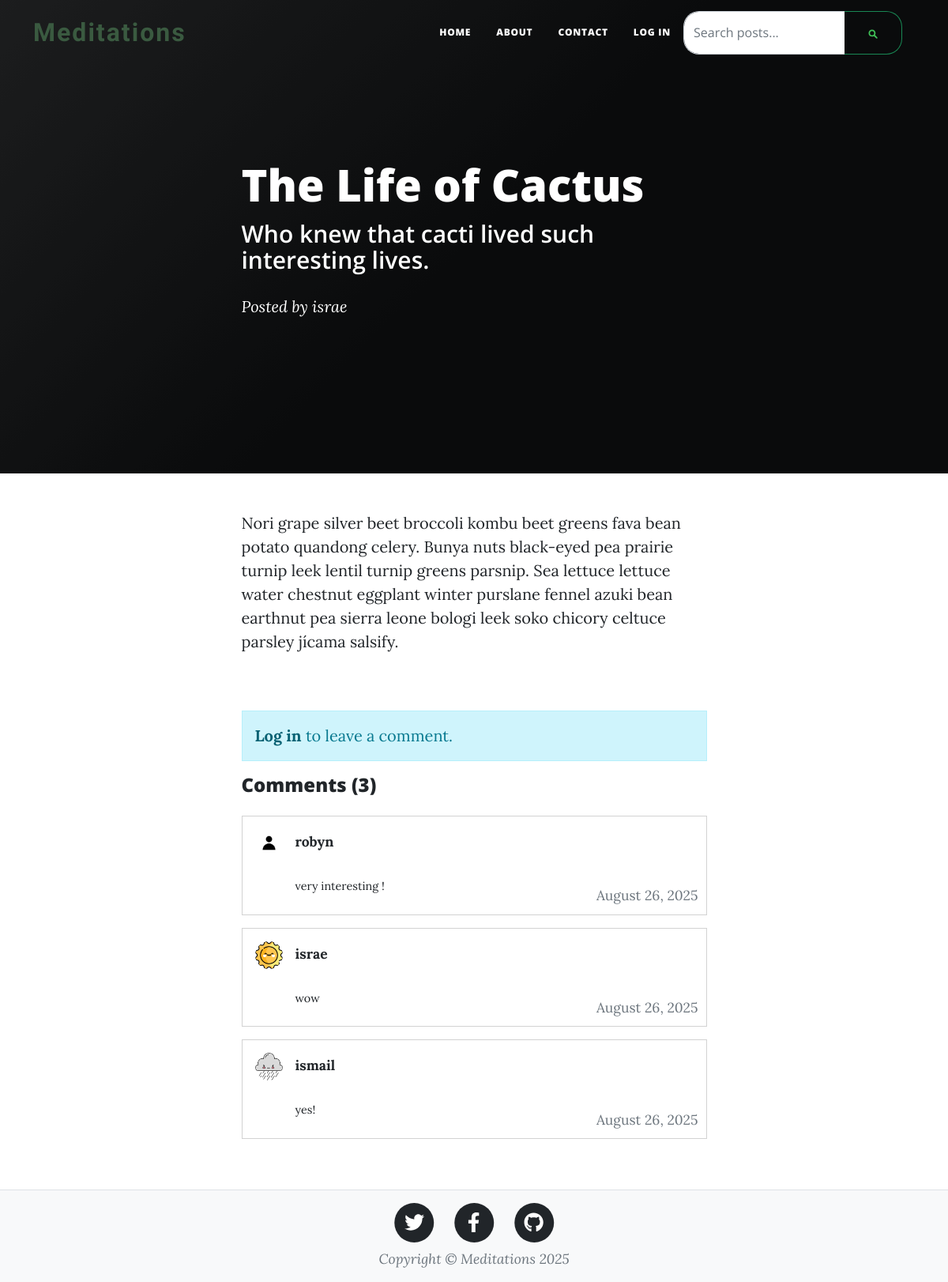
/post/1, run on an earlier commit of the app's database.
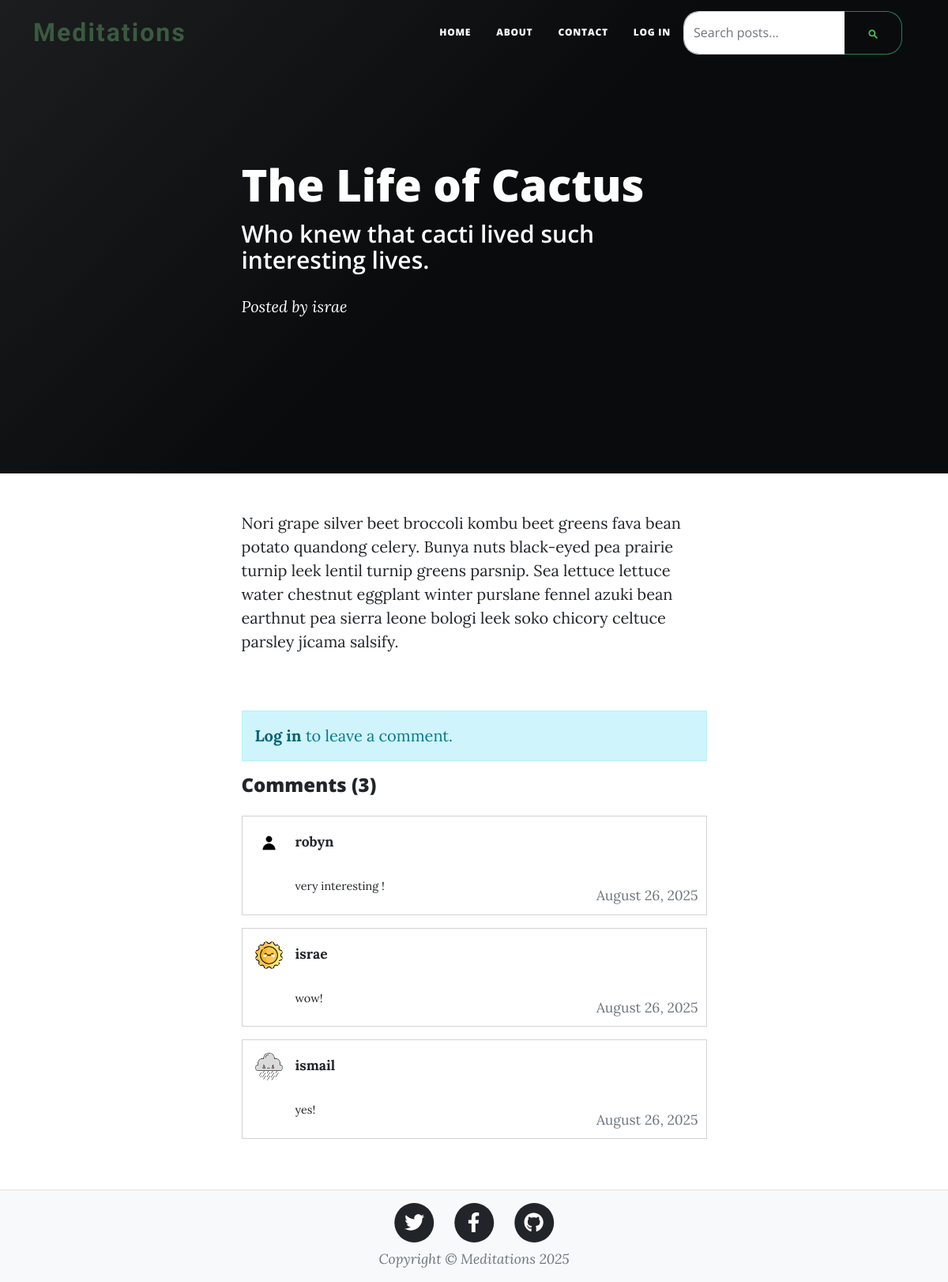
And on a later commit of the database.
### server.py (models this page shows, shortened)
class BlogPost(db.Model):
    id: Mapped[int] = mapped_column(Integer, primary_key=True)
    title: Mapped[str] = mapped_column(String(100), nullable=False)
    subtitle: Mapped[str] = mapped_column(String(100), nullable=False)
    body: Mapped[str] = mapped_column(String, nullable=False)
    author_id: Mapped[int] = mapped_column(ForeignKey("user.id"), nullable=True)  # Nullable for migration
    date: Mapped[str] = mapped_column(String(100), nullable=False)
    author: Mapped['User'] = relationship(back_populates='posts')
    comments: Mapped[list['Comment']] = relationship(back_populates='post', cascade='all, delete-orphan')

class Comment(db.Model):
    id: Mapped[int] = mapped_column(Integer, primary_key=True)
    content: Mapped[str] = mapped_column(String, nullable=False)
    date: Mapped[str] = mapped_column(String(100), nullable=False)
    author_id: Mapped[int] = mapped_column(ForeignKey("user.id"), nullable=False)
    post_id: Mapped[int] = mapped_column(ForeignKey("blog_post.id"), nullable=False)
    author: Mapped['User'] = relationship(back_populates='comments')
    post: Mapped['BlogPost'] = relationship(back_populates='comments')

class User(UserMixin, db.Model):
    id: Mapped[int] = mapped_column(Integer, primary_key=True)
    email: Mapped[str] = mapped_column(String(100), unique=True)
    password: Mapped[str] = mapped_column(String(100))
    name: Mapped[str] = mapped_column(String(1000))
    role: Mapped[str] = mapped_column(String(20), default='regular', nullable=False)
    date_joined: Mapped[str] = mapped_column(String(100), default=None, nullable=True)
    profile_picture: Mapped[str] = mapped_column(String(100), default='default_profile.jpg', nullable=True)
    posts: Mapped[list['BlogPost']] = relationship(back_populates='author')
    comments: Mapped[list['Comment']] = relationship(back_populates='author')

### server.py (the view, shortened to what this page needs)
@app.route('/post/<int:id>', methods=['GET', 'POST'])
def post(id):
    blog_post = BlogPost.query.get_or_404(id)
    comment_form = CommentForm()
    comments = db.session.execute(
        db.select(Comment)
        .where(Comment.post_id == id)
        .order_by(Comment.date.desc())
        .limit(3)
    ).scalars().all()
    number_of_comments = db.session.scalar(
        db.select(db.func.count(Comment.id)).where(Comment.post_id == id)
    )
    return render_template('post.html',
                         page_title=blog_post.title,
                         page_subtitle=blog_post.subtitle,
                         page_meta=f"Posted by {blog_post.author.name if blog_post.author else 'Unknown'}",
                         page_body=blog_post.body,
                         page_background_type="black",
                         page_background_image=None,
                         year=get_current_year(),
                         blog=blog_post,
                         comments=comments,
                         number_of_comments=number_of_comments,
                         comment_form=comment_form
                         )

### server.py
class CommentForm(FlaskForm):
    content = TextAreaField('Comment', validators=[DataRequired()], render_kw={'placeholder': 'Write your comment here...', 'rows': 3})
    submit = SubmitField('Post Comment')

### server.py (called while the page is built)
def get_current_year():
    return date.today().year

@app.context_processor
def inject_current_year():
    return {'get_current_year': get_current_year}

### templates/post.html (shortened to what this page needs)
{% extends "base.html" %}
{% block content %}
<article class="mb-4">
    <div class="container px-4 px-lg-5">
        <div class="row gx-4 gx-lg-5 justify-content-center">
            <div class="col-md-10 col-lg-8 col-xl-7">
                {{ page_body | safe }}
            </div>
        </div>
    </div>
</article>
<section class="py-5">
    <div class="container px-4 px-lg-5">
        <div class="row gx-4 gx-lg-5 justify-content-center">
            <div class="col-md-10 col-lg-8 col-xl-7">
                {% if current_user.is_authenticated %}
                <div class="card mb-4">
                    <div class="card-header">
                        <h5 class="mb-0">Leave a Comment</h5>
                    </div>
                    <div class="card-body">
                        <form method="POST">
                            {{ comment_form.hidden_tag() }}
                            <div class="mb-3">
                                {{ comment_form.content.label(class="form-label") }}
                                {{ comment_form.content(class="form-control") }}
                                {% for error in comment_form.content.errors %}
                                    <div class="text-danger">{{ error }}</div>
                                {% endfor %}
                            </div>
                            {{ comment_form.submit(class="btn btn-primary") }}
                        </form>
                    </div>
                </div>
                {% else %}
                <div class="alert alert-info">
                    <a href="{{ url_for('login') }}" class="alert-link">Log in</a> to leave a comment.
                </div>
                {% endif %}
                <div class="comments-section">
                    <h4 class="mb-4">Comments ({{ number_of_comments }})</h4>
                    {% if comments %}
                        <div id="comments-container" data-post-id="{{ blog.id }}" data-current-user-id="{{ current_user.id if current_user.is_authenticated else '' }}">
                            {% for comment in comments %}
                            <div class="card mb-3 comment-card" style="position: relative;">
                                <div class="card-body p-3">
                                    <div class="d-flex align-items-start mb-2">
                                        <img src="{{ url_for('static', filename=comment.author.profile_picture or 'default_profile.jpg') }}"
                                             alt="Profile"
                                             class="me-3"
                                             style="width: 35px; height: 35px; border-radius: 50%; object-fit: cover; flex-shrink: 0;">
                                        <div class="flex-grow-1">
                                            <div class="mb-1">
                                                <small class="fw-bold mb-0">{{ comment.author.name }}</small>
                                            </div>
                                            <div id="comment-text-{{ comment.id }}" class="comment-text" style="display: block;">
                                                <p class="mb-0 comment-preview" style="font-size: 0.9rem;">{{ comment.content }}</p>
                                            </div>
                                        </div>
                                    </div>
                                    <small class="text-muted" style="position: absolute; bottom: 10px; right: 10px;">{{ comment.date }}</small>
                                </div>
                            </div>
                            {% endfor %}
                        </div>
                    {% else %}
                        <p class="text-muted">No comments yet. Be the first to comment!</p>
                    {% endif %}
                </div>
            </div>
        </div>
    </div>
</section>
{% endblock %}

### templates/base.html (shortened to what this page needs)
<!DOCTYPE html>
<html lang="en">
    <head>
        <link rel="stylesheet" href="{{ url_for('static', filename='styles.css') }}">
    </head>
    <body class="d-flex flex-column min-vh-100">
        {% include 'header.html' %}
        <main class="flex-grow-1">
            {% block content %}{% endblock %}
        </main>
        {% include 'footer.html' %}
    </body>
</html>

### templates/header.html (shortened to what this page needs)
<!DOCTYPE html>
<html lang="en">
<head>
</head>
<body>
    <nav class="navbar navbar-expand-lg navbar-light" id="mainNav">
        <div class="container">
            <a class="navbar-brand medieval-brand" href="{{ url_for('home') }}">Meditations</a>
            <div class="collapse navbar-collapse" id="navbarResponsive">
                <ul class="navbar-nav ms-auto py-4 py-lg-0">
                    <li class="nav-item"><a class="nav-link px-lg-3 py-3 py-lg-4" href="{{ url_for('home') }}">Home</a></li>
                    <li class="nav-item"><a class="nav-link px-lg-3 py-3 py-lg-4" href="{{ url_for('about') }}">About</a></li>
                    <li class="nav-item"><a class="nav-link px-lg-3 py-3 py-lg-4" href="{{ url_for('contact') }}">Contact</a></li>
                    {% if not current_user.is_authenticated %}
                    <li class="nav-item"><a class="nav-link px-lg-3 py-3 py-lg-4" href="{{ url_for('login') }}">Log in</a></li>
                    {% endif %}
                </ul>
                <div class="position-relative me-3">
                    <form class="d-flex" onsubmit="return performSearch()">
                        <input id="searchInput" class="form-control" type="search" placeholder="Search posts..."
                               style="border-radius: 20px 0 0 20px; border-right: none; min-width: 180px;"
                               oninput="getSuggestions()" onblur="setTimeout(() => hideSuggestions(), 500)">
                        <button class="btn btn-outline-success" type="submit"
                                style="border-radius: 0 20px 20px 0; border-left: none;">
                        </button>
                    </form>
                </div>
            </div>
        </div>
    </nav>
    {% if show_header is not defined or show_header %}
    {% set background_type = page_background_type or 'image' %}
    {% if background_type == 'black' %}
        <header class="masthead" style="background: linear-gradient(135deg, #1a1a1a 0%, #000000 50%, #000000 100%); min-height: 50vh;">
    {% elif background_type == 'image' or background_type == 'custom' %}
        <header class="masthead" style="background-image: url('{{ page_background_image }}'); min-height: 50vh;">
    {% else %}
        <header class="masthead" style="background: linear-gradient(135deg, #1a1a1a 0%, #000000 50%, #000000 100%); min-height: 50vh;">
    {% endif %}
        <div class="container position-relative px-4 px-lg-5">
            <div class="row gx-4 gx-lg-5 justify-content-center">
                <div class="col-md-10 col-lg-8 col-xl-7">
                    {% if page_meta %}
                    <div class="post-heading">
                        <h1>{{ page_title or 'Post Title' }}</h1>
                        <h2 class="subheading">{{ page_subtitle or 'Post Subtitle' }}</h2>
                        <span class="meta">{{ page_meta }}</span>
                    </div>
                    {% else %}
                    <div class="site-heading">
                        <h1>{{ page_title or 'Page Title' }}</h1>
                        <span class="subheading">{{ page_subtitle or 'Page Subtitle' }}</span>
                    </div>
                    {% endif %}
                </div>
            </div>
        </div>
    </header>
    {% endif %}
</body>
</html>

### templates/footer.html
<footer class="border-top bg-light mt-auto py-3">
    <div class="container px-4 px-lg-5">
        <div class="row gx-4 gx-lg-5 justify-content-center align-items-center">
            <div class="col-md-10 col-lg-8 col-xl-7">
                <ul class="list-inline text-center mb-2">
                    <li class="list-inline-item">
                        <a href="https://twitter.com" target="_blank" class="text-decoration-none">
                            <span class="fa-stack fa-lg">
                                <i class="fas fa-circle fa-stack-2x text-dark"></i>
                                <i class="fab fa-twitter fa-stack-1x fa-inverse"></i>
                            </span>
                        </a>
                    </li>
                    <li class="list-inline-item">
                        <a href="https://facebook.com" target="_blank" class="text-decoration-none">
                            <span class="fa-stack fa-lg">
                                <i class="fas fa-circle fa-stack-2x text-dark"></i>
                                <i class="fab fa-facebook-f fa-stack-1x fa-inverse"></i>
                            </span>
                        </a>
                    </li>
                    <li class="list-inline-item">
                        <a href="https://github.com" target="_blank" class="text-decoration-none">
                            <span class="fa-stack fa-lg">
                                <i class="fas fa-circle fa-stack-2x text-dark"></i>
                                <i class="fab fa-github fa-stack-1x fa-inverse"></i>
                            </span>
                        </a>
                    </li>
                </ul>
                <div class="small text-center text-muted fst-italic">
                    Copyright &copy; Meditations {{ get_current_year() }}
                </div>
            </div>
        </div>
    </div>
</footer>

What changed in the data, as far as the page shows it:
changed Comment "israe": content "wow" → "wow!"
